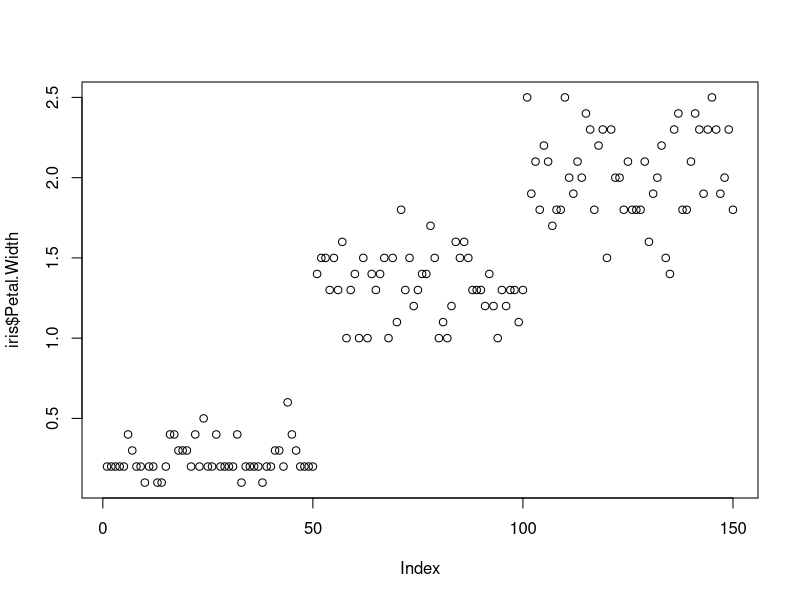
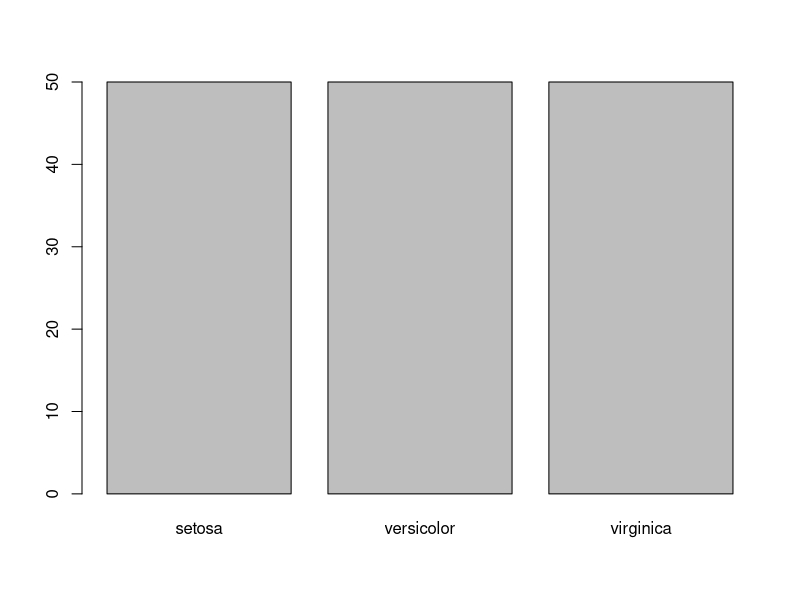
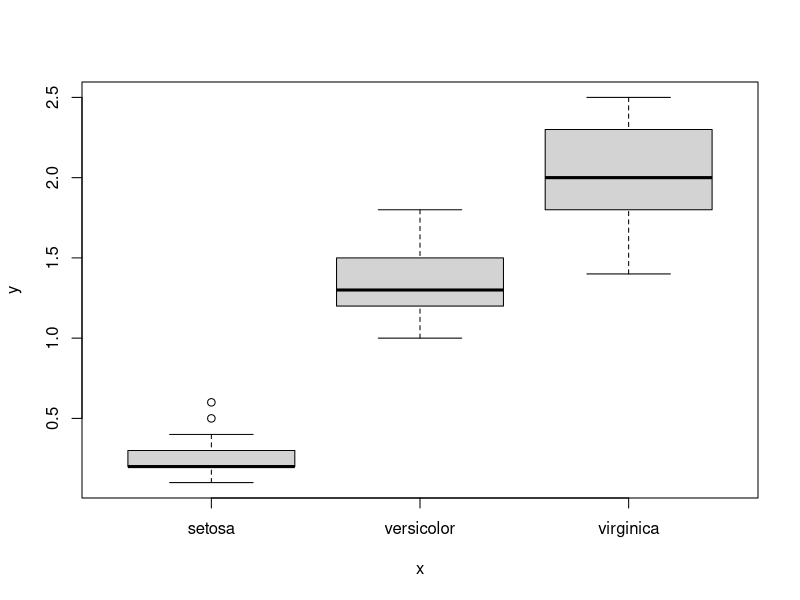
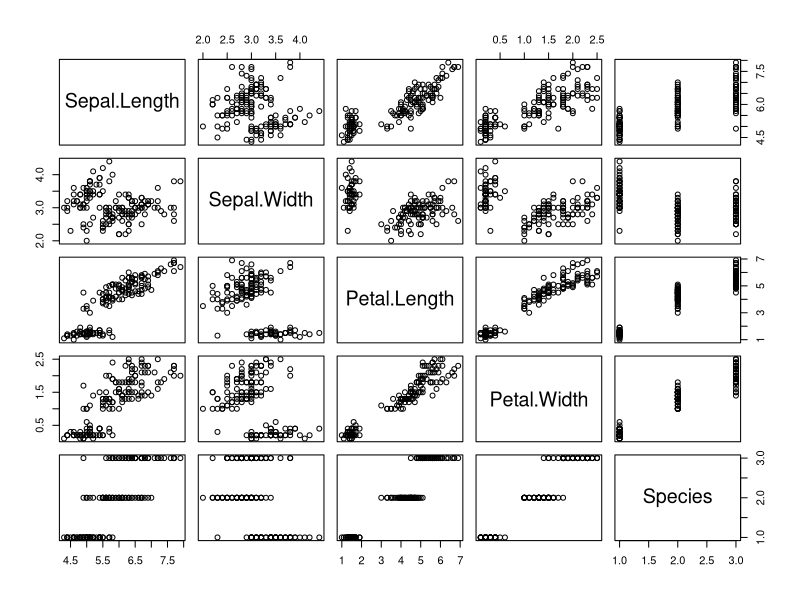
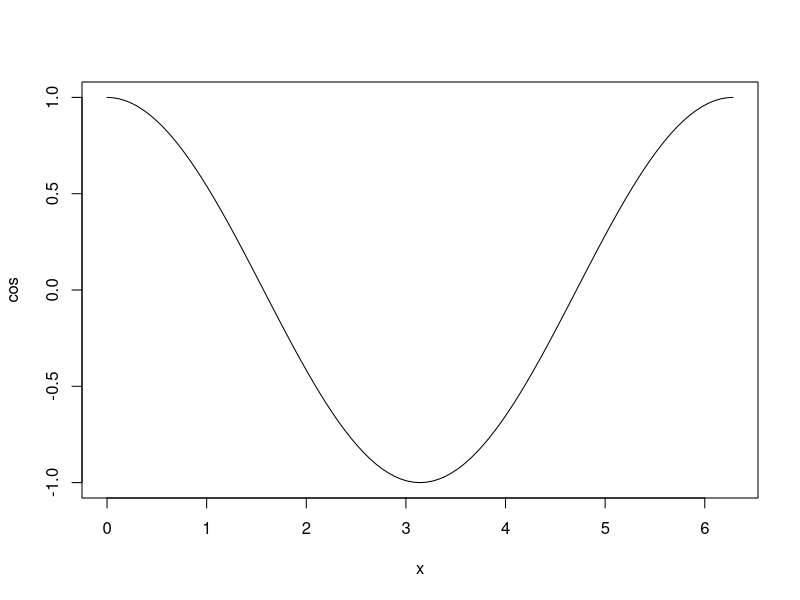
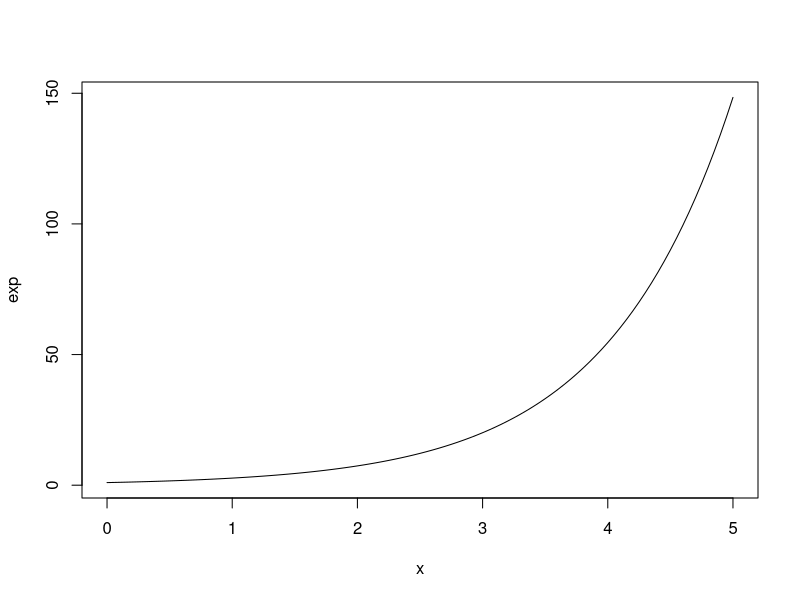
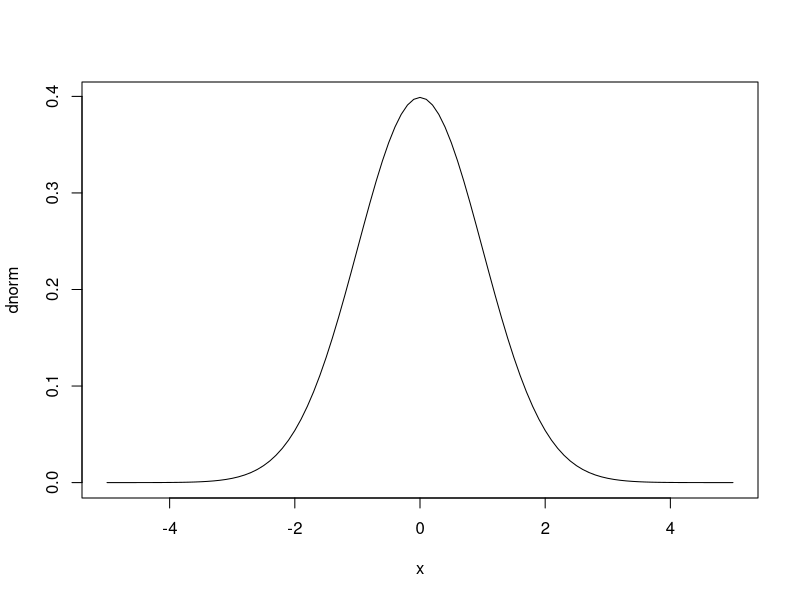
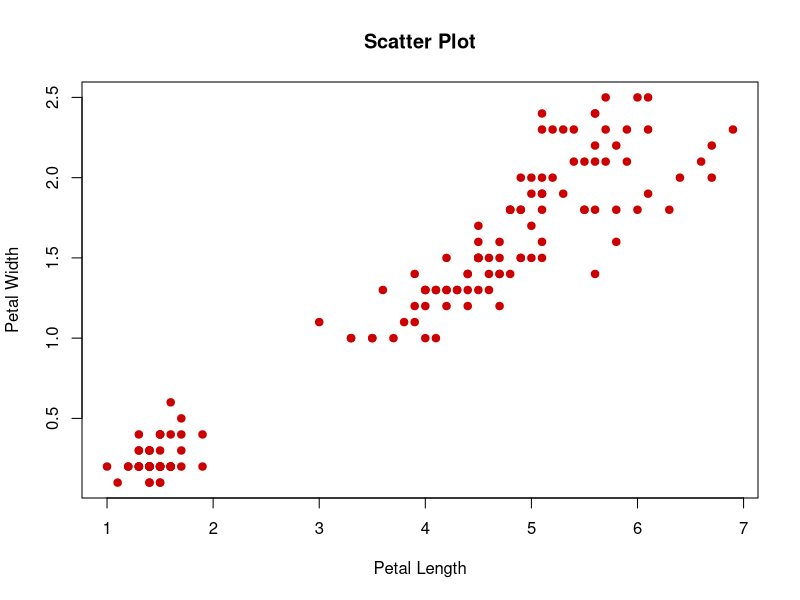

The R source for these figures, in order:
library(datasets)

head(iris)

plot(iris$Petal.Width)                  #Quantitative Variable
plot(iris$Species)                      #Categorical Variable(automatically detects) # nolint
plot(iris$Species, iris$Petal.Width)    #Box plot
plot(iris)                              #Plot entire data frame

plot(cos, 0, 2*pi)                      #Cosine curve
plot(exp, 0, 5)                         #Exponential curve
plot(dnorm, -5, 5)                      #Distribution Normal curve

plot(iris$Petal.Length, iris$Petal.Width,
    col = "#cc0000",
    pch = 19,
    main = "Scatter Plot",
    xlab = "Petal Length",
    ylab = "Petal Width")

plot(dnorm, -5, +5,
    col = "#cc0000",
    lwd = 5,
    main = "Standard Normal Distribution",
    xlab = "z-scores",
    ylab = "Density")

detach("package:datasets", unload = TRUE)
dev.off()
cat("\014")